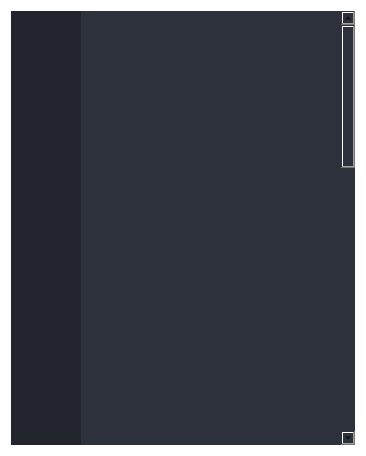
<?xml version='1.0' encoding='UTF-8'?>
<ui version="4.0">
  <class>AnalyticsPage</class>
  <widget class="QWidget" name="analyticsPage">
    <property name="layoutDirection">
      <enum>Qt::LeftToRight</enum>
    </property>
    <property name="styleSheet">
      <string notr="true">
        * {
          border: none;
          background-color: transparent;
        }

        #analyticsPageContainer {
          background-color: #22252e;
        }
      </string>
    </property>
    <layout class="QVBoxLayout" name="verticalLayout_52">
      <item>
        <widget class="QFrame" name="analyticsPageContainer">
          <property name="styleSheet">
            <string notr="true">
              #analyticsPageBar {
                background-color: #22252e;
              }

              #analyticsScrollAreaContainer {
                background-color: #2c313c;
              }
            </string>
          </property>
          <property name="frameShape">
            <enum>QFrame::StyledPanel</enum>
          </property>
          <property name="frameShadow">
            <enum>QFrame::Raised</enum>
          </property>
          <layout class="QHBoxLayout" name="horizontalLayout_4">
            <property name="leftMargin">
              <number>0</number>
            </property>
            <property name="topMargin">
              <number>0</number>
            </property>
            <property name="rightMargin">
              <number>0</number>
            </property>
            <property name="bottomMargin">
              <number>0</number>
            </property>
            <item>
              <widget class="QFrame" name="analyticsPageBar">
                <property name="styleSheet">
                  <string notr="true" />
                </property>
                <property name="frameShape">
                  <enum>QFrame::StyledPanel</enum>
                </property>
                <property name="frameShadow">
                  <enum>QFrame::Raised</enum>
                </property>
                <layout class="QVBoxLayout" name="verticalLayout_36">
                  <property name="leftMargin">
                    <number>0</number>
                  </property>
                  <property name="topMargin">
                    <number>0</number>
                  </property>
                  <property name="rightMargin">
                    <number>0</number>
                  </property>
                  <property name="bottomMargin">
                    <number>0</number>
                  </property>
                  <item>
                    <widget class="QFrame" name="analyticsPageIcons">
                      <property name="styleSheet">
                        <string notr="true">
                          QPushButton {
                            padding: 7px;
                            border-radius: 5px;
                          }

                          QPushButton:hover {
                            background-color: #434158;
                          }

                          QPushButton:pressed {
                            background-color: #22252e;
                          }
                        </string>
                      </property>
                      <property name="frameShape">
                        <enum>QFrame::StyledPanel</enum>
                      </property>
                      <property name="frameShadow">
                        <enum>QFrame::Raised</enum>
                      </property>
                      <layout class="QVBoxLayout" name="verticalLayout_5">
                        <property name="leftMargin">
                          <number>9</number>
                        </property>
                        <property name="topMargin">
                          <number>9</number>
                        </property>
                        <property name="rightMargin">
                          <number>9</number>
                        </property>
                        <item alignment="Qt::AlignVCenter">
                          <widget class="QPushButton" name="analyticsPageLightsBtn">
                            <property name="sizePolicy">
                              <sizepolicy hsizetype="Minimum" vsizetype="Preferred">
                                <horstretch>0</horstretch>
                                <verstretch>0</verstretch>
                              </sizepolicy>
                            </property>
                            <property name="text">
                              <string />
                            </property>
                            <property name="icon">
                              <iconset>
                                <normaloff>:/icons/analytics-lights-on.svg</normaloff>:/icons/analytics-lights-on.svg</iconset>
                            </property>
                            <property name="iconSize">
                              <size>
                                <width>45</width>
                                <height>45</height>
                              </size>
                            </property>
                          </widget>
                        </item>
                        <item alignment="Qt::AlignVCenter">
                          <widget class="QPushButton" name="analyticsPageACBtn">
                            <property name="sizePolicy">
                              <sizepolicy hsizetype="Minimum" vsizetype="Preferred">
                                <horstretch>0</horstretch>
                                <verstretch>0</verstretch>
                              </sizepolicy>
                            </property>
                            <property name="text">
                              <string />
                            </property>
                            <property name="icon">
                              <iconset>
                                <normaloff>:/icons/analytics-ac-off.svg</normaloff>:/icons/analytics-ac-off.svg</iconset>
                            </property>
                            <property name="iconSize">
                              <size>
                                <width>45</width>
                                <height>45</height>
                              </size>
                            </property>
                          </widget>
                        </item>
                        <item alignment="Qt::AlignVCenter">
                          <widget class="QPushButton" name="analyticsPageSensorsBtn">
                            <property name="sizePolicy">
                              <sizepolicy hsizetype="Minimum" vsizetype="Preferred">
                                <horstretch>0</horstretch>
                                <verstretch>0</verstretch>
                              </sizepolicy>
                            </property>
                            <property name="text">
                              <string />
                            </property>
                            <property name="icon">
                              <iconset>
                                <normaloff>:/icons/analytics-sensors-off.svg</normaloff>:/icons/analytics-sensors-off.svg</iconset>
                            </property>
                            <property name="iconSize">
                              <size>
                                <width>45</width>
                                <height>45</height>
                              </size>
                            </property>
                          </widget>
                        </item>
                        <item>
                          <spacer name="verticalSpacer">
                            <property name="orientation">
                              <enum>Qt::Vertical</enum>
                            </property>
                            <property name="sizeType">
                              <enum>QSizePolicy::Fixed</enum>
                            </property>
                            <property name="sizeHint" stdset="0">
                              <size>
                                <width>20</width>
                                <height>320</height>
                              </size>
                            </property>
                          </spacer>
                        </item>
                      </layout>
                    </widget>
                  </item>
                </layout>
              </widget>
            </item>
            <item>
              <widget class="QScrollArea" name="analyticsScrollAreaContainer">
                <property name="styleSheet">
                  <string notr="true">
                    #analyticsScrollArea {
                      background-color: #2c313c;
                    }
                  </string>
                </property>
                <property name="verticalScrollBarPolicy">
                  <enum>Qt::ScrollBarAsNeeded</enum>
                </property>
                <property name="widgetResizable">
                  <bool>true</bool>
                </property>
                <widget class="QWidget" name="analyticsScrollArea">
                  <property name="geometry">
                    <rect>
                      <x>0</x>
                      <y>0</y>
                      <width>1125</width>
                      <height>1230</height>
                    </rect>
                  </property>
                  <property name="styleSheet">
                    <string notr="true">
                      #analyticsStackedWidget {
                        background-color: #2c313c;
                      }
                    </string>
                  </property>
                  <layout class="QVBoxLayout" name="verticalLayout_23">
                    <property name="leftMargin">
                      <number>0</number>
                    </property>
                    <property name="topMargin">
                      <number>0</number>
                    </property>
                    <property name="rightMargin">
                      <number>0</number>
                    </property>
                    <property name="bottomMargin">
                      <number>0</number>
                    </property>
                    <item>
                      <widget class="QStackedWidget" name="analyticsPages">
                        <property name="minimumSize">
                          <size>
                            <width>0</width>
                            <height>0</height>
                          </size>
                        </property>
                        <property name="styleSheet">
                          <string notr="true">
                            #ACAnalyticsPage, #lightAnalyticsPage, #sensorsAnalyticsPage {
                              background-color: #2c313c;
                            }
                          </string>
                        </property>
                        <property name="frameShape">
                          <enum>QFrame::StyledPanel</enum>
                        </property>
                        <property name="frameShadow">
                          <enum>QFrame::Raised</enum>
                        </property>
                        <property name="currentIndex">
                          <number>1</number>
                        </property>
                        <widget class="QWidget" name="lightAnalyticsPage">
                          <layout class="QVBoxLayout" name="verticalLayout_28">
                            <item>
                              <widget class="QFrame" name="livingRoomLightAnalytics">
                                <property name="minimumSize">
                                  <size>
                                    <width>0</width>
                                    <height>400</height>
                                  </size>
                                </property>
                                <property name="frameShape">
                                  <enum>QFrame::StyledPanel</enum>
                                </property>
                                <property name="frameShadow">
                                  <enum>QFrame::Raised</enum>
                                </property>
                                <layout class="QVBoxLayout" name="verticalLayout_31">
                                  <property name="leftMargin">
                                    <number>0</number>
                                  </property>
                                  <property name="topMargin">
                                    <number>0</number>
                                  </property>
                                  <property name="rightMargin">
                                    <number>0</number>
                                  </property>
                                  <property name="bottomMargin">
                                    <number>0</number>
                                  </property>
                                  <item>
                                    <widget class="QChartView" name="livingRoomLightChartView" />
                                  </item>
                                </layout>
                              </widget>
                            </item>
                            <item>
                              <widget class="QFrame" name="bedroomLightAnalytics">
                                <property name="minimumSize">
                                  <size>
                                    <width>0</width>
                                    <height>400</height>
                                  </size>
                                </property>
                                <property name="frameShape">
                                  <enum>QFrame::StyledPanel</enum>
                                </property>
                                <property name="frameShadow">
                                  <enum>QFrame::Raised</enum>
                                </property>
                                <layout class="QVBoxLayout" name="verticalLayout_29">
                                  <property name="leftMargin">
                                    <number>0</number>
                                  </property>
                                  <property name="topMargin">
                                    <number>0</number>
                                  </property>
                                  <property name="rightMargin">
                                    <number>0</number>
                                  </property>
                                  <property name="bottomMargin">
                                    <number>0</number>
                                  </property>
                                  <item>
                                    <widget class="QChartView" name="bedroomLightChartView" />
                                  </item>
                                </layout>
                              </widget>
                            </item>
                            <item>
                              <widget class="QFrame" name="kitchenLightAnalytics">
                                <property name="minimumSize">
                                  <size>
                                    <width>0</width>
                                    <height>400</height>
                                  </size>
                                </property>
                                <property name="frameShape">
                                  <enum>QFrame::StyledPanel</enum>
                                </property>
                                <property name="frameShadow">
                                  <enum>QFrame::Raised</enum>
                                </property>
                                <layout class="QVBoxLayout" name="verticalLayout_30">
                                  <property name="leftMargin">
                                    <number>0</number>
                                  </property>
                                  <property name="topMargin">
                                    <number>0</number>
                                  </property>
                                  <property name="rightMargin">
                                    <number>0</number>
                                  </property>
                                  <property name="bottomMargin">
                                    <number>0</number>
                                  </property>
                                  <item>
                                    <widget class="QChartView" name="kitchenLightChartView" />
                                  </item>
                                </layout>
                              </widget>
                            </item>
                          </layout>
                        </widget>
                        <widget class="QWidget" name="ACAnalyticsPage">
                          <layout class="QVBoxLayout" name="verticalLayout_27">
                            <item>
                              <widget class="QFrame" name="ACOnAnalytics">
                                <property name="minimumSize">
                                  <size>
                                    <width>0</width>
                                    <height>400</height>
                                  </size>
                                </property>
                                <property name="frameShape">
                                  <enum>QFrame::StyledPanel</enum>
                                </property>
                                <property name="frameShadow">
                                  <enum>QFrame::Raised</enum>
                                </property>
                                <layout class="QVBoxLayout" name="verticalLayout_24">
                                  <property name="leftMargin">
                                    <number>0</number>
                                  </property>
                                  <property name="topMargin">
                                    <number>0</number>
                                  </property>
                                  <property name="rightMargin">
                                    <number>0</number>
                                  </property>
                                  <property name="bottomMargin">
                                    <number>0</number>
                                  </property>
                                  <item>
                                    <widget class="QChartView" name="ACOnChartView" />
                                  </item>
                                </layout>
                              </widget>
                            </item>
                            <item>
                              <widget class="QFrame" name="ACTemperatureAnalytics">
                                <property name="minimumSize">
                                  <size>
                                    <width>0</width>
                                    <height>400</height>
                                  </size>
                                </property>
                                <property name="frameShape">
                                  <enum>QFrame::StyledPanel</enum>
                                </property>
                                <property name="frameShadow">
                                  <enum>QFrame::Raised</enum>
                                </property>
                                <layout class="QVBoxLayout" name="verticalLayout_26">
                                  <property name="leftMargin">
                                    <number>0</number>
                                  </property>
                                  <property name="topMargin">
                                    <number>0</number>
                                  </property>
                                  <property name="rightMargin">
                                    <number>0</number>
                                  </property>
                                  <property name="bottomMargin">
                                    <number>0</number>
                                  </property>
                                  <item>
                                    <widget class="QChartView" name="ACTemperatureChartView" />
                                  </item>
                                </layout>
                              </widget>
                            </item>
                          </layout>
                        </widget>
                        <widget class="QWidget" name="sensorAnalyticsPage">
                          <layout class="QVBoxLayout" name="verticalLayout_32">
                            <item>
                              <widget class="QFrame" name="temperatureSensorAnalytics">
                                <property name="minimumSize">
                                  <size>
                                    <width>0</width>
                                    <height>400</height>
                                  </size>
                                </property>
                                <property name="frameShape">
                                  <enum>QFrame::StyledPanel</enum>
                                </property>
                                <property name="frameShadow">
                                  <enum>QFrame::Raised</enum>
                                </property>
                                <layout class="QVBoxLayout" name="verticalLayout_35">
                                  <property name="leftMargin">
                                    <number>0</number>
                                  </property>
                                  <property name="topMargin">
                                    <number>0</number>
                                  </property>
                                  <property name="rightMargin">
                                    <number>0</number>
                                  </property>
                                  <property name="bottomMargin">
                                    <number>0</number>
                                  </property>
                                  <item>
                                    <widget class="QChartView" name="temperatureSensorChartView" />
                                  </item>
                                </layout>
                              </widget>
                            </item>
                            <item>
                              <widget class="QFrame" name="brightnessSensorAnalytics">
                                <property name="minimumSize">
                                  <size>
                                    <width>0</width>
                                    <height>400</height>
                                  </size>
                                </property>
                                <property name="frameShape">
                                  <enum>QFrame::StyledPanel</enum>
                                </property>
                                <property name="frameShadow">
                                  <enum>QFrame::Raised</enum>
                                </property>
                                <layout class="QVBoxLayout" name="verticalLayout_33">
                                  <property name="leftMargin">
                                    <number>0</number>
                                  </property>
                                  <property name="topMargin">
                                    <number>0</number>
                                  </property>
                                  <property name="rightMargin">
                                    <number>0</number>
                                  </property>
                                  <property name="bottomMargin">
                                    <number>0</number>
                                  </property>
                                  <item>
                                    <widget class="QChartView" name="brightnessSensorChartView" />
                                  </item>
                                </layout>
                              </widget>
                            </item>
                            <item>
                              <widget class="QFrame" name="humiditySensorAnalytics">
                                <property name="minimumSize">
                                  <size>
                                    <width>0</width>
                                    <height>400</height>
                                  </size>
                                </property>
                                <property name="frameShape">
                                  <enum>QFrame::StyledPanel</enum>
                                </property>
                                <property name="frameShadow">
                                  <enum>QFrame::Raised</enum>
                                </property>
                                <layout class="QVBoxLayout" name="verticalLayout_34">
                                  <property name="leftMargin">
                                    <number>0</number>
                                  </property>
                                  <property name="topMargin">
                                    <number>0</number>
                                  </property>
                                  <property name="rightMargin">
                                    <number>0</number>
                                  </property>
                                  <property name="bottomMargin">
                                    <number>0</number>
                                  </property>
                                  <item>
                                    <widget class="QChartView" name="humiditySensorChartView" />
                                  </item>
                                </layout>
                              </widget>
                            </item>
                          </layout>
                        </widget>
                      </widget>
                    </item>
                  </layout>
                </widget>
              </widget>
            </item>
          </layout>
        </widget>
      </item>
    </layout>
  </widget>
  <customwidgets>
    <customwidget>
      <class>QChartView</class>
      <extends>QGraphicsView</extends>
      <header>QtCharts</header>
    </customwidget>
  </customwidgets>
  <resources />
  <connections />
</ui>
